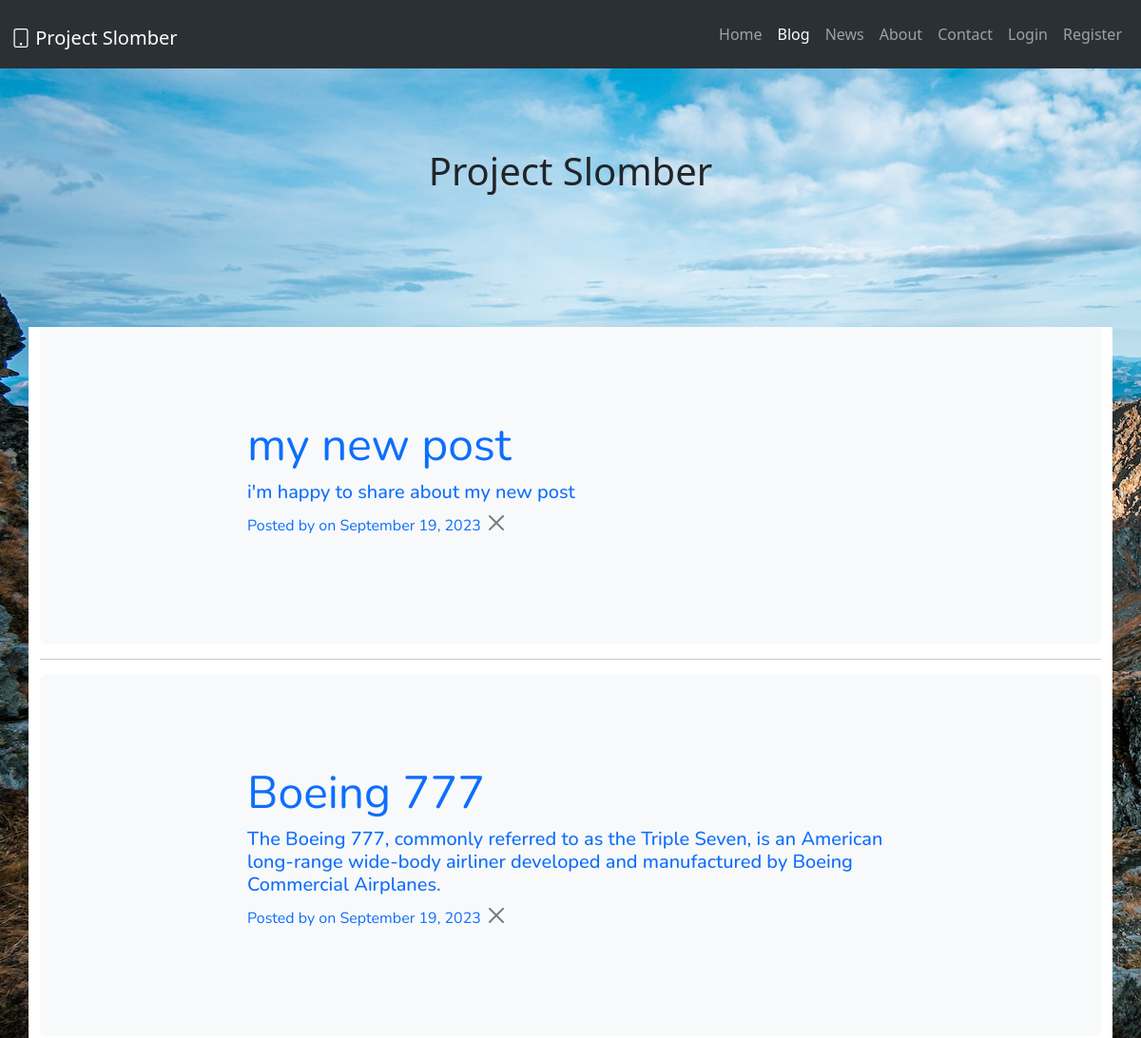
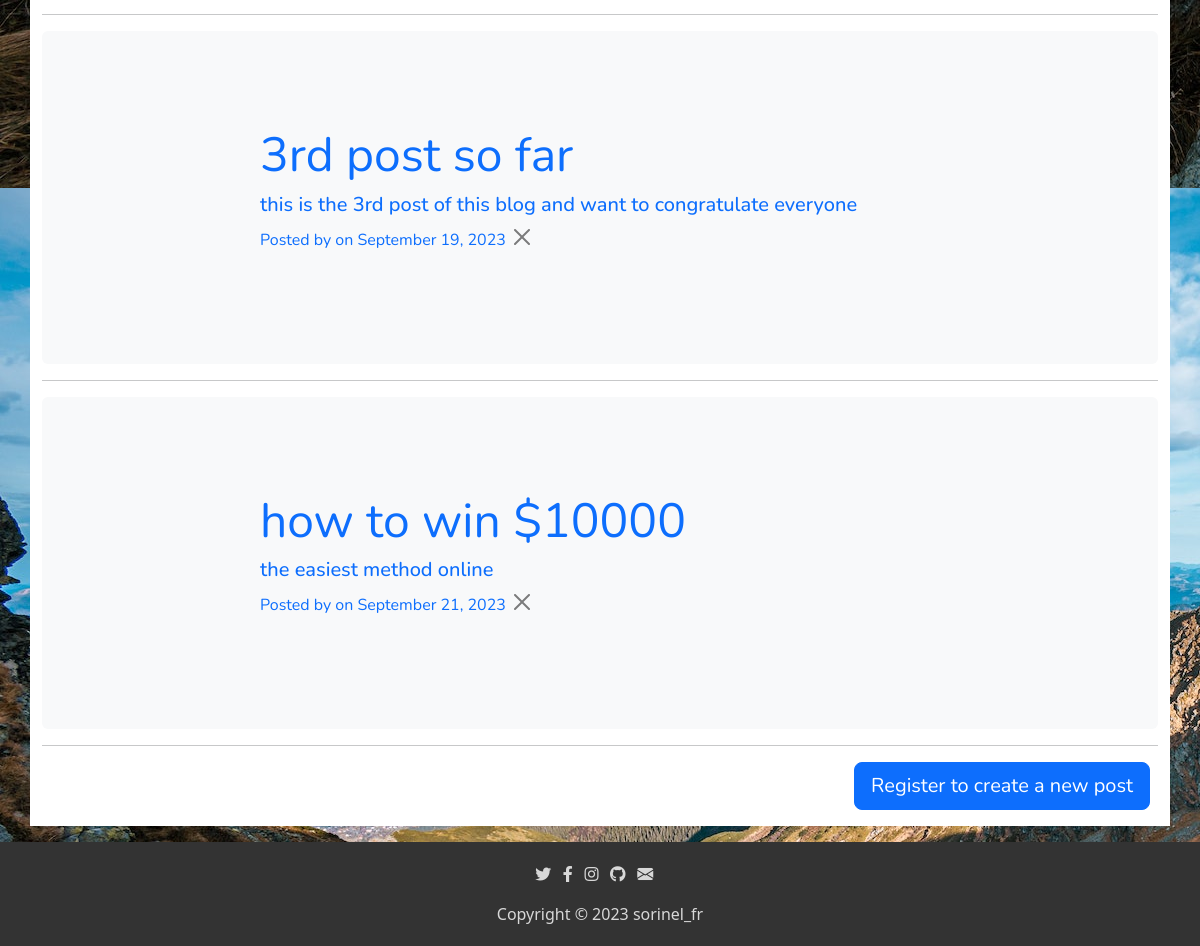
Page /blog on the committed database (2 pictures, top to bottom).
### server.py (models this page shows)
    class BlogPosts(UserMixin, db.Model):
        __tablename__ = "posts"
        id = db.Column(db.Integer, primary_key=True)
        user_id = db.Column(db.Integer, db.ForeignKey('user.id'))
        author = relationship("User", back_populates="posts")
        comment = relationship("Comments", back_populates="posts")
        title = db.Column(db.String(250), unique=True, nullable=False)
        subtitle = db.Column(db.String(250), nullable=False)
        date = db.Column(db.String(250), nullable=False)
        text = db.Column(db.Text, nullable=False)
        post_views = db.Column(db.Integer, nullable=False)

### server.py (the view)
    @app.route('/blog')
    def blog_page():
        all_posts = db.session.query(BlogPosts).all()
        return render_template('blog.html', posts=all_posts, is_logged=current_user.is_authenticated)

### templates/blog.html (shortened to what this page needs)
<!DOCTYPE html>
<html lang="en">
<head>
    <link rel="stylesheet" href="static/style.css">
    <link rel="stylesheet" href="https://cdnjs.cloudflare.com/ajax/libs/font-awesome/5.15.3/css/all.min.css">
    <link href="https://cdn.jsdelivr.net/npm/bootstrap@5.3.0-alpha3/dist/css/bootstrap.min.css" rel="stylesheet"
>
    <link rel="stylesheet" href="https://cdn.jsdelivr.net/npm/bootstrap-icons@1.10.4/font/bootstrap-icons.css">
</head>
<body style="margin-bottom: 10%;">
    <nav class="navbar navbar-expand-lg bg-body-tertiary" data-bs-theme="dark">
        <div class="container-fluid">
            <h1><a class="navbar-brand" href="/"><i class="bi bi-tablet"></i> Project Slomber</a></h1>
            <div class="collapse navbar-collapse" id="navbarSupportedContent">
                <ul class="navbar-nav ms-auto mb-2 mb-lg-0">
                    <li class="nav-item">
                        <a class="nav-link" aria-current="page" href="/">Home</a>
                    </li>
                    <li class="nav-item">
                        <a class="nav-link active" href="/blog">Blog</a>
                    </li>
                    <li class="nav-item">
                        <a class="nav-link" href="/news">News</a>
                    </li>
                    <li class="nav-item">
                        <a class="nav-link" href="/about">About</a>
                    </li>
                    <li class="nav-item">
                        <a class="nav-link" href="/contact">Contact</a>
                    </li>
                    {% if current_user.is_authenticated == False: %}
                    <li class="nav-item">
                        <a class="nav-link" href="/login">Login</a>
                    </li>
                    <li class="nav-item">
                        <a class="nav-link" href="/register">Register</a>
                    </li>
                    {% endif %}
                </ul>
            </div>
        </div>
    </nav>
    <div class="front-logo">
        <h1 class="page-title">Project Slomber</h1>
    </div>
    <div class="container my-5">
        {%for post in posts%}
        <a href="blog/post/{{post.id}}" style="text-decoration: none;">
            <div class="bg-body-tertiary p-5 rounded">
                <div class="col-sm-8 py-5 mx-auto">
                    <h1 class="display-5 fw-normal">
                        {{post.title}}
                    </h1>
                    <h2 class="fs-5">
                        {{post.subtitle}}
                    </h2>
                    <p>
                        Posted by <b>{{post.user}}</b> on {{post.date}} {%if post.user == current_user.name%} <a href="/delete/{{post.id}}"><button
                            type="button" class="btn-close" aria-label="Close"></button></a> {% endif %}
                    </p>
                </div>
            </div>
        </a>
        <hr>
        {%endfor%}
        {%if not current_user.is_authenticated:%}
        <div class="d-grid gap-2 d-md-flex justify-content-md-end">
            <a href="/register"><button class="btn btn-primary btn-lg me-md-2" type="button" style="margin-bottom: 5%;">Register to create a new post</button></a>
        </div>
        {% else %}
        <div class="d-grid gap-2 d-md-flex justify-content-md-end">
            <a href="/new-post"><button class="btn btn-primary btn-lg me-md-2" type="button" style="margin-bottom: 5%;">Create new post</button></a>
        </div>
        {% endif %}
    </div>
</body>
<footer>
    <ul class="icons">
        <li><a href="https://twitter.com/Sorin63701900" target="_blank"><i class="fab fa-twitter"></i></a></li>
        <li><a href="https://www.facebook.com/sorin.fratean" target="_blank"><i class="fab fa-facebook-f"></i></a></li>
        <li><a href="https://www.instagram.com/sorinel_fr/" target="_blank"><i class="fab fa-instagram"></i></a></li>
        <li><a href="https://github.com/Sorinel27" target="_blank"><i class="fab fa-github"></i></a></li>
        <li><a href="mailto:sorin78910@gmail.com" target="_blank"><i class="bi bi-envelope-fill"></i></a></li>
    </ul>
    <a href="https://sorinelfr.ro/" target="_blank">Copyright &copy; 2023 sorinel_fr</a>
</footer>
</html>

### static/style.css (style rules this page uses)
body { margin-bottom: 10%; background-image: url("img/bg.jpg"); background-size: auto; }
body .front-logo { text-align: center; padding-top: 7%; padding-bottom: 7%; }
body .container { background-color: white; margin-top: 7%; font-family: 'Nunito', 'Arial', sans-serif; }
footer { background-color: #333; color: #fff; text-align: center; position: fixed; bottom: 0; width: 100%; padding: 20px; }
footer .icons { display: -webkit-box; display: -ms-flexbox; display: flex; -webkit-box-orient: horizontal; -webkit-box-direction: normal; -ms-flex-direction: row; flex-direction: row; list-style-type: none; -webkit-box-pack: center; -ms-flex-pack: center; justify-content: center; padding-left: 0; }
footer .icons li { padding-right: 1%; }
footer a { text-decoration: none; color: #d8d8d8; }

### rows in the picture
BlogPosts: title "my new post", subtitle "i'm happy to share about my new post", date "September 19, 2023"
BlogPosts: title "Boeing 777", subtitle "The Boeing 777, commonly referred to as the Triple Seven, is an American long-range wide-body airliner developed and manufactured by Boeing Commercial Airplanes.", date "September 19, 2023"
BlogPosts: title "3rd post so far", subtitle "this is the 3rd post of this blog and want to congratulate everyone", date "September 19, 2023"
BlogPosts: title "how to win $10000", subtitle "the easiest method online", date "September 21, 2023"
